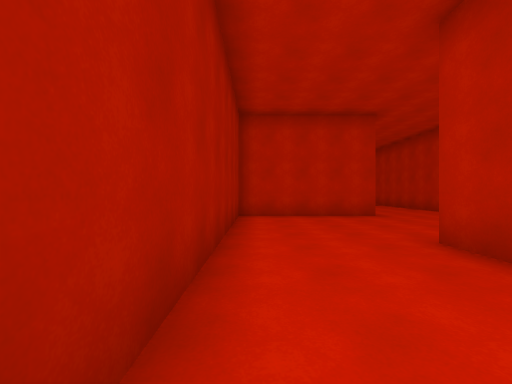
view 1 (above)

21 first-person views from a walk through a 3-D level made in the Unity game engine. The camera is 1.4 m above the floor, looks level and sees 90° across. The floor is counted in squares, 2 m on a side. Each view is taken from the middle of a square. On the plan, view 1 faces up. The plan holds only what a view shows up to about 9 squares ahead; the rest is blank. The place goes on beyond the plan. The player character is not drawn. Some animated figures are left out.

view 2
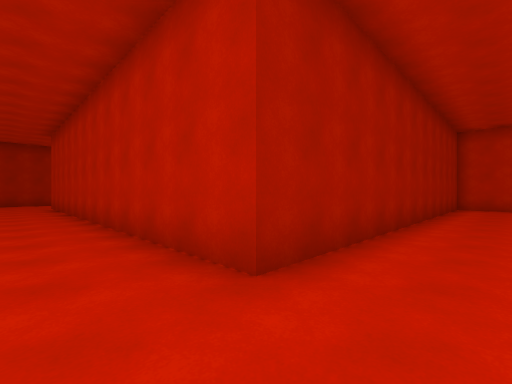

view 3
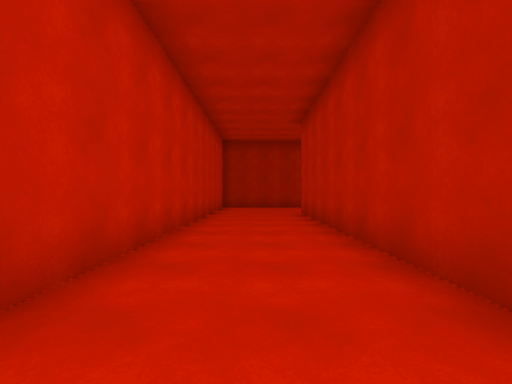

view 4
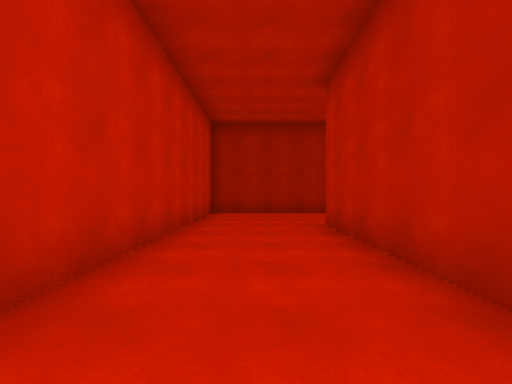

view 5
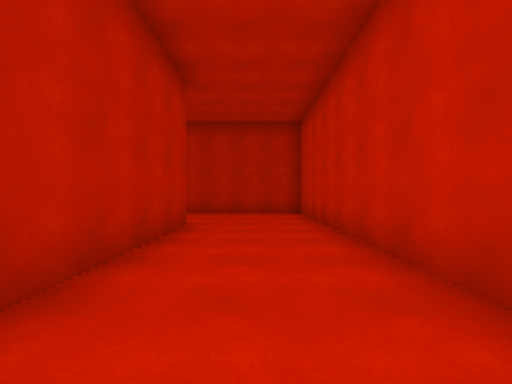

view 6
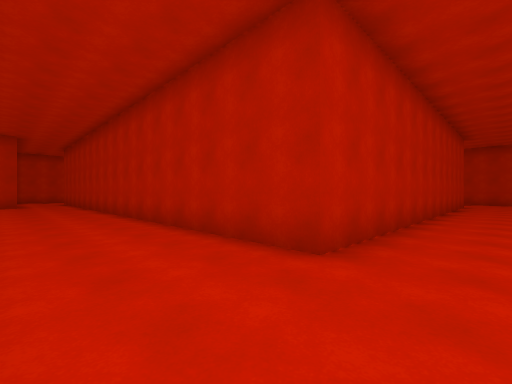

view 7
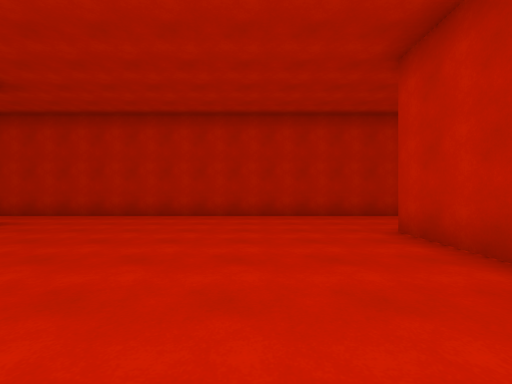

view 8
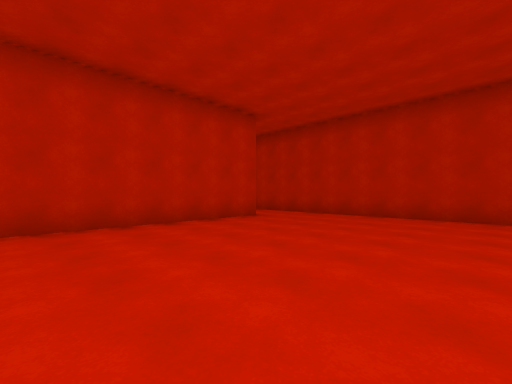

view 9
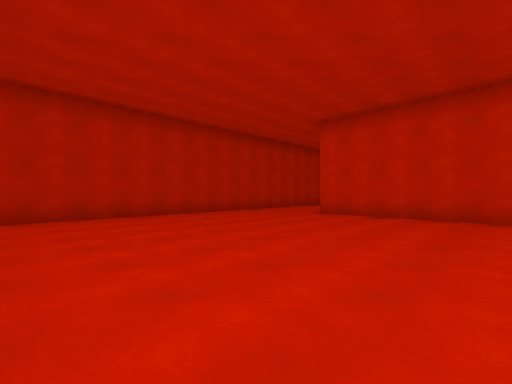

view 10
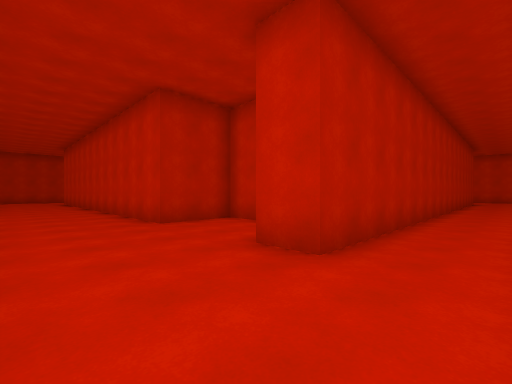

view 11
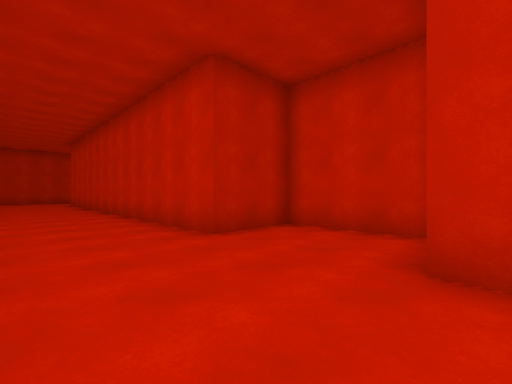

view 12
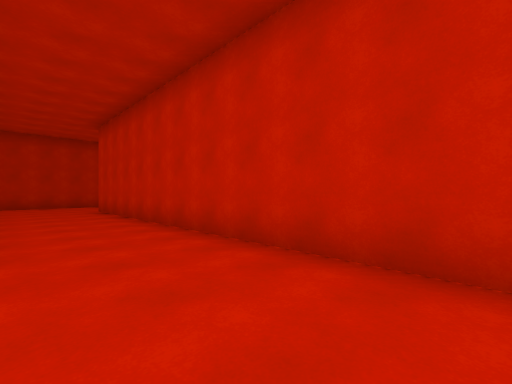

view 13
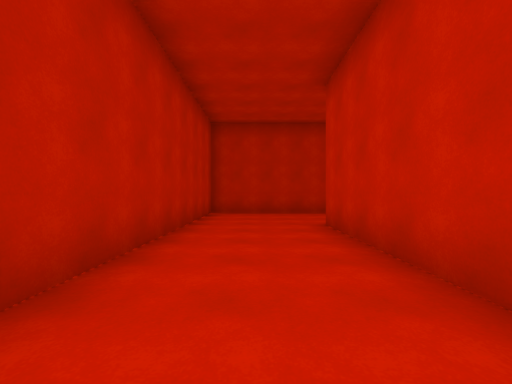

view 14
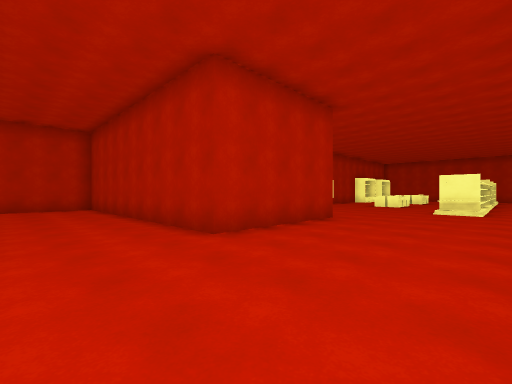

view 15
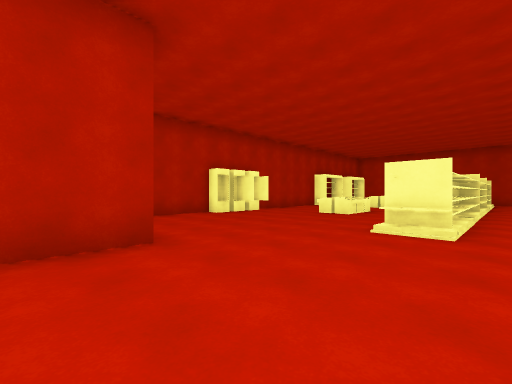

view 16
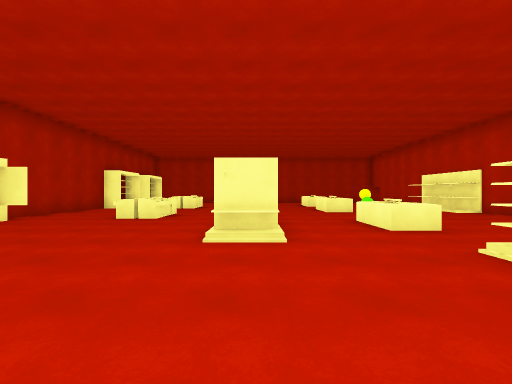

view 17
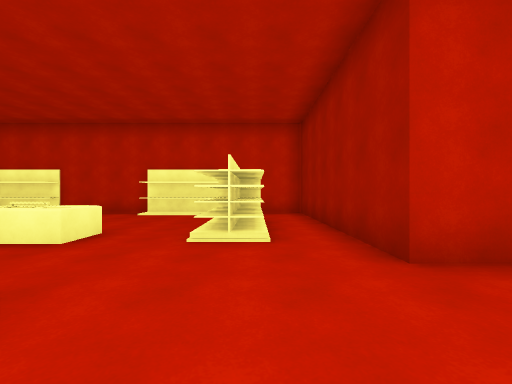

view 18
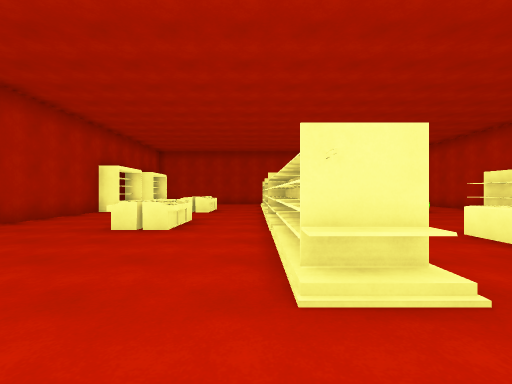

view 19
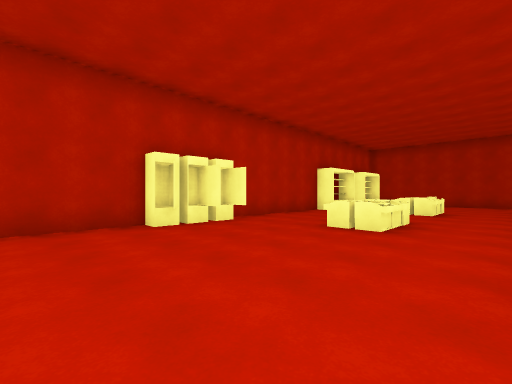

view 20
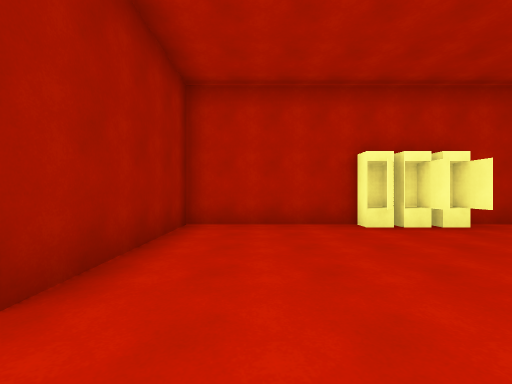

view 21
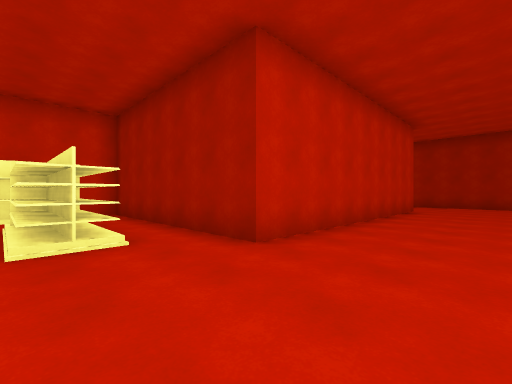

### Floor plan
Points are (right, up) in squares from view 1. A wall is a line through its corners. A room is listed if a view was taken in it or the views show most of it. See-through windows are left out.
Room 1 (views 1, 2, 3, 4, 5, 6, 7, 8, 9)
walls: (-15.5, -2.6) (-15.5, -6.5) (2.5, -6.5) (2.5, -2.6); (-20, 1.5) (-15.5, 1.5); (-14.5, 9.5) (-20, 9.5); (-0.5, 4.5) (-0.5, -3.5) (-12.5, -3.5) (-12.5, 12.5); (2.5, 2.5) (2.5, 3.5)
ways out: opening at (-13.5, 13.5) to room 2; opening at (1, 4.3) to room 2
Room 2 (views 10, 11, 12, 13, 14, 15, 16, 17, 18, 19, 20, 21)
walls: (3.6, 7.5) (-0.5, 7.5) (-0.5, 4.5); (14.2, 11.5) (10.5, 11.5) (10.5, 7.5) (6.5, 7.5) (6.5, 15.5) (-0.5, 15.5); (2.5, 3.5) (10.5, 3.5) (10.5, -2.5) (11.9, -2.5); (15.5, -2.5) (18.5, -2.5); (20.5, 11.5) (16.6, 11.5); (-11.1, 10.5) (-8.5, 10.5) (-8.5, 12.5) (3.5, 12.5); (-12.5, 12.5) (-11.5, 12.5)
ways out: opening at (-13.5, 13.5) to room 1; opening at (1, 4.3) to room 1
objects: other object (12, 0) to (13, 2); other object (13, -2) to (15, -2); other object (14, 5) to (16, 5); other object (15, 2) to (16, 2); fridge (15, 11); fridge (16, 11); other object (17, 5) to (19, 5); other object (17, 8) to (18, 8); other object (19, -2) to (21, -2); other object (19, 2) to (20, 2); other object (20, 5) to (22, 5); other object (21, 8) to (22, 8); other object (21, 11) to (22, 12)

Positions as (right, up) in squares from view 1, and headings:
1: (0, 0), facing up
2: (1, -5), facing up-left
3: (-4, -5), facing left
4: (-7, -5), facing left
5: (-6, -5), facing right
6: (-15, -5), facing up-right
7: (-20, 4), facing right
8: (-20, 4), facing up-right
9: (-20, 9), facing down-right
10: (-14, 15), facing down-right
11: (-12, 15), facing down-right
12: (-7, 15), facing down-right
13: (-2, 14), facing right
14: (4, 4), facing up-right
15: (9, 4), facing up-right
16: (10, 5), facing right
17: (12, 6), facing down
18: (12, 6), facing right
19: (12, 6), facing up-right
20: (12, 6), facing up
21: (13, 6), facing down-left
